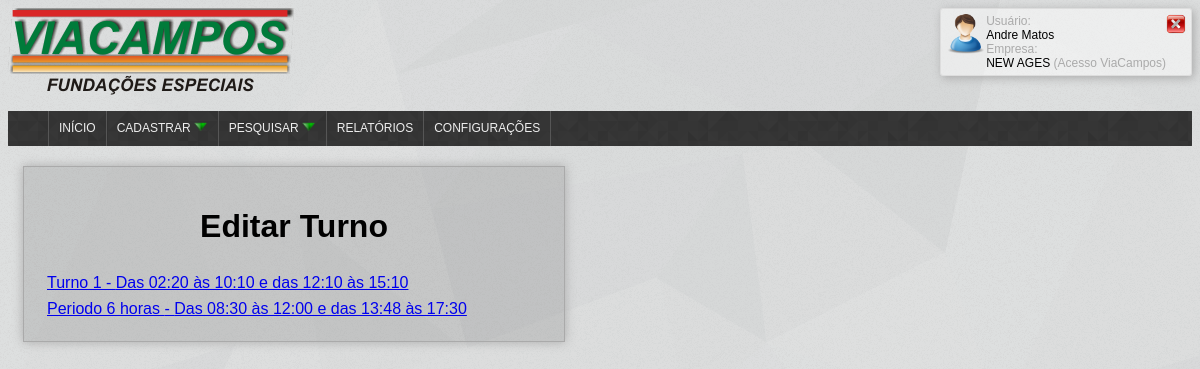
The app's page /administrator/edita_turno.php (signed in) with its own data.
### tables this page shows
CREATE TABLE IF NOT EXISTS `turno` (
  `id` int(11) NOT NULL,
  `nome` varchar(255) NOT NULL,
  `descricao` varchar(255) NOT NULL,
  `ini_exp` time NOT NULL COMMENT 'Inicio expediente',
  `ini_alm` time NOT NULL COMMENT 'Inicio almoço',
  `fim_alm` time NOT NULL COMMENT 'Fim almoço',
  `fim_exp` time NOT NULL COMMENT 'Fim expediente',
  `oculto` int(11) NOT NULL
);

### model/class_turno_bd.php (called while the page is built, shortened)
<?php
class Turno{
	public function get_name_all_turno_disponiveis(){
		 $sql = new Sql();
		 $return = array(array());
		 $aux=0;
		 $query = mysql_query("SELECT * FROM turno as turno WHERE oculto = 0 && NOT EXISTS (SELECT id FROM funcionario WHERE id_turno = turno.id)");
		 while($result =  mysql_fetch_array($query)){
		 	$return[$aux][0] = $result['id'];
		 	$return[$aux][1] = $result['descricao'];
		 	$return[$aux][2] = $result['nome'];
		 	$aux++;
		 }
		 return $return;
	}
}
 ?>

### administrator/edita_turno.php (the view, shortened to what this page needs)
<?php
include_once("../model/class_turno_bd.php");
?>
<html>
<head>
   <link rel="stylesheet" type="text/css" href="style.css">
</head>
<body>
           <?php include("../view/topo.php") ?>
            <div class="formulario">
              <h1>Editar Turno</h1>
            <?php
                 if(isset($_GET['verificador']) && $_GET['verificador'] == 1){
                    $turno = new Turno();
                    $turno = $turno->getTurnoById($_GET['id']);
                    $nome = $turno->nome;
                    $ini_exp_h = $turno->ini_exp[0].$turno->ini_exp[1];
                    $ini_exp_m = $turno->ini_exp[3].$turno->ini_exp[4];
                    $ini_alm_h = $turno->ini_alm[0].$turno->ini_alm[1];
                    $ini_alm_m = $turno->ini_alm[3].$turno->ini_alm[4];
                    $fim_alm_h = $turno->fim_alm[0].$turno->fim_alm[1];
                    $fim_alm_m = $turno->fim_alm[3].$turno->fim_alm[4];
                    $fim_exp_h = $turno->fim_exp[0].$turno->fim_exp[1];
                    $fim_exp_m = $turno->fim_exp[3].$turno->fim_exp[4];
                ?>
                  <form method="POST" class="ad_turno" id="ad_turno" name="ad_turno" action="edita_turno.php" onsubmit="return validate(this)">
                  <input type="hidden" name="confirm_ed" id="confirm_ed" value="1">
                  <input type="hidden" name="id_turno" id="id_turno" value="<?php echo $_GET['id']; ?>">
                  <table border="0">
                     <tr> <td><span>Nome:</span></td> <td ><input type="text" id="nome" name="nome" style="width:100px;" title="Digite um nome para esse turno" value="<?php echo $nome; ?>"></td></tr>
                     <tr> <td ><span>Início expediente:</span></td> <td><input type="text" id="ini_exp_h" name="ini_exp_h" value="<?php echo $ini_exp_h; ?>"><span>h</span><input type="text" id="ini_exp_m" name="ini_exp_m" value="<?php echo $ini_exp_m; ?>"><span>m</span></td></tr>
                     <tr> <td ><span>Início almoço:</span></td> <td><input type="text" id="ini_alm_h" name="ini_alm_h" value="<?php echo $ini_alm_h; ?>"><span>h</span><input type="text" id="ini_alm_m" name="ini_alm_m" value="<?php echo $ini_alm_m; ?>"><span>m</span></td></tr>
                     <tr> <td ><span>Fim almoço</span></td> <td><input type="text" id="fim_alm_h" name="fim_alm_h" value="<?php echo $fim_alm_h; ?>"><span>h</span><input type="text" id="fim_alm_m" name="fim_alm_m" value="<?php echo $fim_alm_m; ?>"><span>m</span></td></tr>
                     <tr> <td ><span>Fim expediente:</span></td> <td><input type="text" id="fim_exp_h" name="fim_exp_h" value="<?php echo $fim_exp_h; ?>"><span>h</span><input type="text" id="fim_exp_m" name="fim_exp_m" value="<?php echo $fim_exp_m; ?>"><span>m</span></td></tr>
                     <tr><td colspan="3"><input style="width:80px;"type="submit" name="button" id="button" value="Editar"></td> </tr>
                  </table>
               </form>
                <?php
                 }else{ ?>
                  <?php
                    $turno = new Turno();
                    $turnos = $turno->get_name_all_turno_disponiveis();
                    echo '<table class="exibe_func">';
                    foreach($turnos as $key => $turno){
                       echo '<tr>
                                <td><a href="edita_turno.php?verificador=1&id='.$turnos[$key][0].'">'.$turnos[$key][2].' - ' .$turnos[$key][1].'</a></td></tr>';
                    }
                    echo '</table>';
                   ?>
                  <?php }
                   ?>
            </div>
</body>
</html>

### view/topo.php
<?php
	if($_SESSION['nivel_acesso'] == 0){
		$nivel_acesso = "Acesso Total";
	}else if($_SESSION['nivel_acesso'] == 1){
		$nivel_acesso = "Acesso ViaCampos";
	}else{
		$nivel_acesso = "Acesso ControlPonto";
	}
 ?>
<div style="width:100%; float:left;" >
	<div class="img" style="float:left"><img src="../images/logo75mm.png"></div>
	<div class="box-login" style="">
		<div style="float:left"><img src="../images/user.png" width="40px"></div>
		<div class="nome-box-login" style=""><span style="">Usuário:<br /></span><?php echo $_SESSION["user"]; ?><br /><span style="">Empresa:<br /></span><?php echo $_SESSION['empresa']."<span> (".$nivel_acesso.")</span>" ?></div>
		<div style="float:right;"><a title="Clique para sair" href="logout.php"><img src="../images/fechar.png" width="20px"></a></div>
	</div>
</div>
<div style="float:left; width:100%">
 	<div class="menu">
	<div class="menu">
         <?php include_once("../view/menu_admin.php"); ?>
    </div>
</div>

### view/menu_admin.php (shortened to what this page needs)
<ul class="menu-list">
    <li style="border-left: 1px solid#565656;"><a href='../administrator/principal.php'>Início</a></li>
    <li>
      <a style=""><span style="float:left">Cadastrar </span><img style="float:left; margin-top:-2px; margin-left:2px;" src="../images/downarrow_1246.png" width="15px;"></a>
    </li>
    <li>
      <a style=""><span style="float:left">Pesquisar </span><img style="float:left; margin-left:2px; margin-top:-2px;" src="../images/downarrow_1246.png" width="15px;"></a>
    </li>
    <li><a href="define_relatorio.php">Relatórios</a></li>
    <li><a href="configuracoes.php">Configurações</a></li>
</ul>

### administrator/style.css (style rules this page uses)
body { background: url("../images/shattered.png"); font-family: Arial; }
body span { font-size: 14px; }
.box-login { border: 1px solid#ddd; border-radius:3px; float:right; background-color:rgba(255,255,255,0.5); padding:5px; box-shadow: 2px 2px 10px #aaa; }
.nome-box-login { float:left; }
.nome-box-login { font-size:12px; }
.nome-box-login span { color:#aaa; font-size:12px; }
.menu { background: url("../images/footer_lodyas.png"); background-size: 200px; border-radius:1px; }
.menu .menu-list { list-style: none; }
.menu > .menu-list > li { float: left; position: relative; border-right: 1px solid#565656; }
.menu > .menu-list > li > a { padding: 10px; }
.menu .menu-list, .menu .sub-menu { list-style: none; }
.menu a, .menu a span { color: #eee; text-decoration: none; display: block; cursor: pointer; text-transform: uppercase; font-size: 12px; font-weight: 500; height:15px; }
.menu > .menu-list > li { float: left; position: relative; }
.menu:after { content: '.'; display: block; clear: both; visibility: hidden; line-height: 0; height: 0; }
.formulario table { margin-top: 10px; }
.formulario table td { padding-top:5px; }
.formulario { padding:20px; box-shadow: 0px 0px 10px #aaa; float: left; margin-top: 20px; margin-left: 15px; border: 1px solid#aaa; margin-bottom: 20px; width: 500px; text-align: center; background-color: rgba(100,100,100,0.2); }

### records on screen
turno: nome "Turno 1", descricao "Das 02:20 às 10:10 e das 12:10 às 15:10"
turno: nome "Periodo 6 horas", descricao "Das 08:30 às 12:00 e das 13:48 às 17:30"

### other values on screen
$_SESSION["user"] "Andre Matos"
$_SESSION['empresa'] "NEW AGES"
$nivel_acesso "Acesso ViaCampos"
